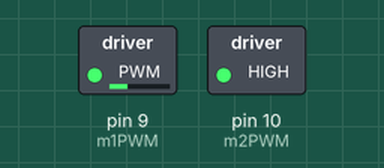
Simulated run of this sketch. Board: Arduino Uno, built with avr-gcc and run on an emulated ATmega328P. On the bench: switched loads named in the sketch (green lamp = pin HIGH).

Above: at 0.05 s.
At 4.85 s:
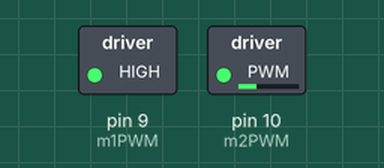
At 9.65 s:
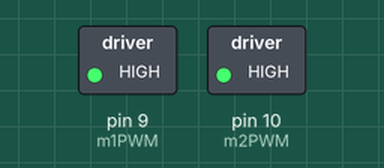
Timing chart, 0 to 12.5 s (numbered marks = the images above):
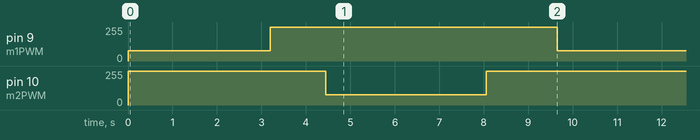

The sketch:

Figure_of_eight.ino
```cpp
/*
  Turning clockwise = increasing degrees and vice versa
  Robot will rotate clockwise (rotate right) on the spot

  Left motor = M2, Right motor = M1

  Connections             Arduino Pin
  M2Encoder B output ---> pin 3
  M1Encoder B output ---> pin 5

  Rotation (Degrees)      100% DC Power Duration (ms)
  90                      200
  180                     550
  360                     1250

  Circumference of wheel = pi*d = 6*pi where d = diameter (cm)
  360 degree rotation = 3.25 revolution of the wheel (approx) = 19.5*pi cm
  Therefore full speed = 19.5*pi/1.25 = 49cm/s

  WARNING: Rotate() only works for degrees between 720 - 1080. Not accurate for degrees below 720
  NOTE: Accuracy is also dependent on amount of remaining battery power

*/

// Initialization
int m1INA = 2;      // Motor1 Dir A
int m1INB = 4;        // Motor1 Dir B
int m1PWM = 9;       // M1PWM
int m2INA = 7;      // Motor2 Dir A
int m2INB = 8;        // Motor2 Dir B
int m2PWM = 10;       // M2PWM
int rotationTime=510;

void setup()
{
  Serial.begin(9600);
  digitalWrite(m1INB, HIGH);
  digitalWrite(m2INB, HIGH);
  digitalWrite(m1INA, LOW);
  digitalWrite(m2INA, LOW);
}

void loop()
{

//  analogWrite(m2PWM, 1.0*255);
//  analogWrite(m1PWM, 1.0*255);
//  delay(2000);
//  digitalWrite(m1INB, LOW);
//  digitalWrite(m2INB, HIGH);
//  digitalWrite(m1INA, HIGH);
//  digitalWrite(m2INA, LOW);
//  delay(300);
//  analogWrite(m2PWM, 0.0*255);
//  analogWrite(m1PWM, 0.0*255);
//  delay(4000);
  turnRight();
  delay(3200);
  forward();
  delay(1250);
  turnLeft();
  delay(3600);
  forward();
  delay(1600);
}

void forward(){
  analogWrite(m2PWM, 1.0*255);
  analogWrite(m1PWM, 1.0*255);
}

void turnRight(){
  analogWrite(m2PWM, 1.0*255);
  analogWrite(m1PWM, 0.3*255);
}
void turnLeft(){
  analogWrite(m2PWM, 0.3*255);
  analogWrite(m1PWM, 1.0*255);
}
```

Measured:
- by itself, pin 9 (m1PWM): alternates 255/255 for 6.5 s and 76/255 for 3.2 s
- by itself, pin 10 (m2PWM): repeats every 9.7 s: 76/255 3.6 s, 255/255 6.1 s
